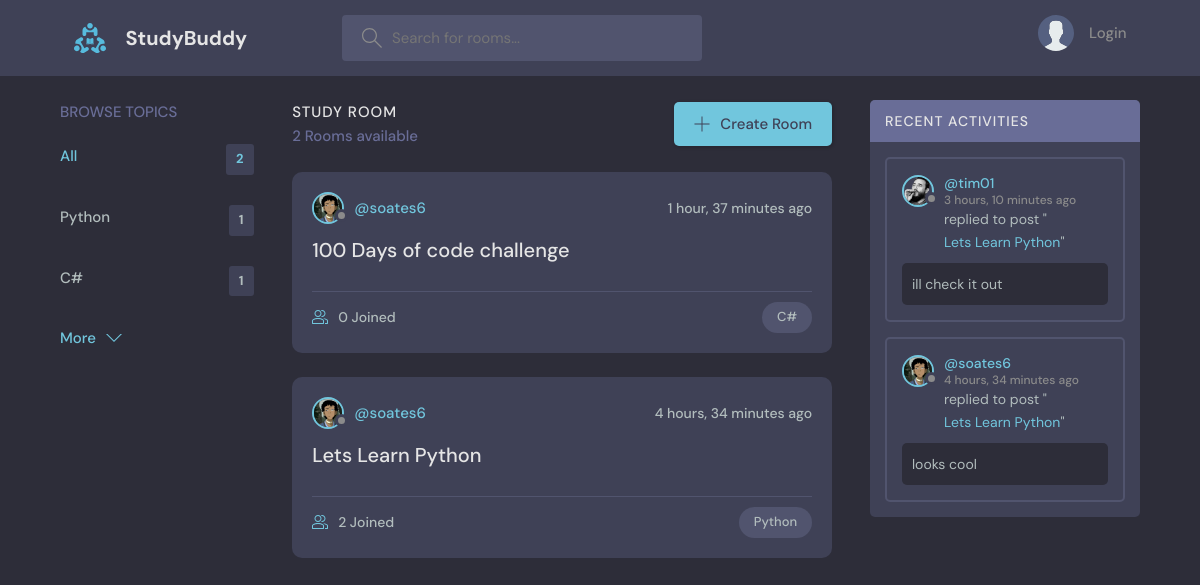
Before: / with the older database file.
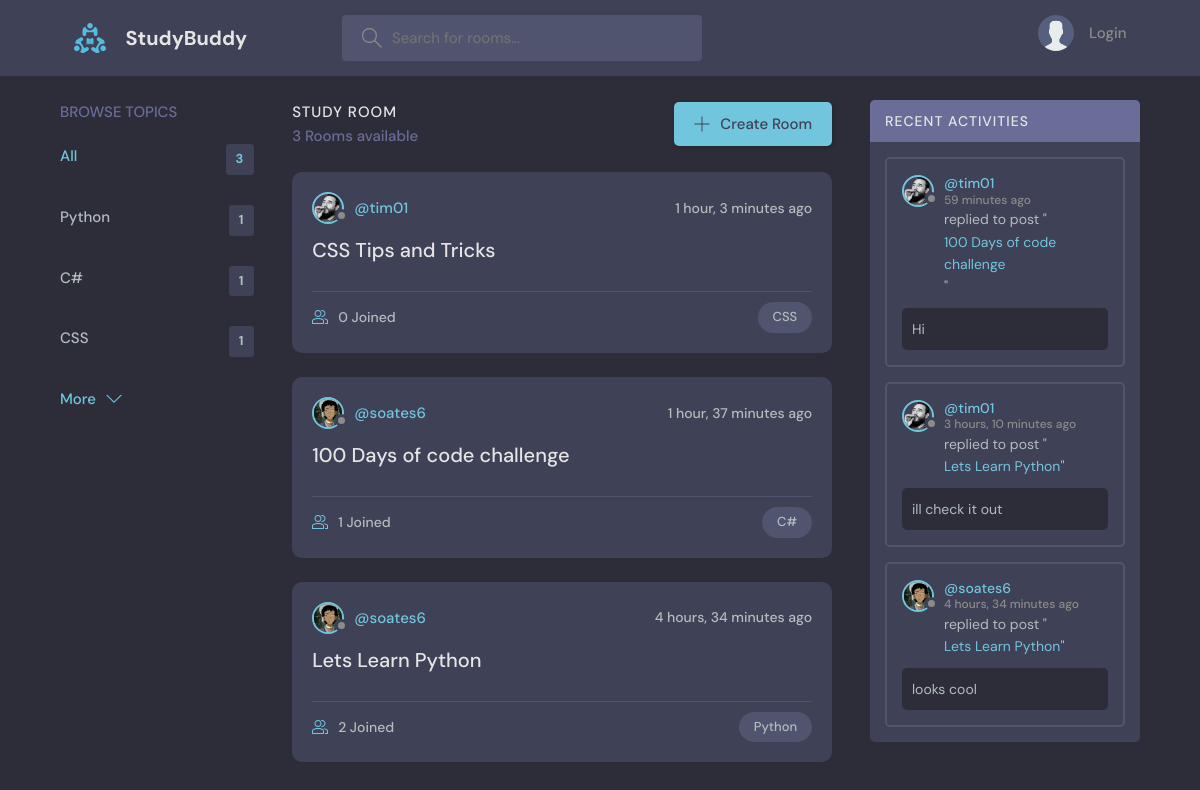
After: the same page with the newer database file.
### base/models.py (models this page shows, shortened)
class Topic(models.Model):
    name = models.CharField(max_length=200)

class Room(models.Model):
    host = models.ForeignKey(User, on_delete=models.SET_NULL, null=True)
    topic = models.ForeignKey(Topic, on_delete=models.SET_NULL, null=True)
    name = models.CharField(max_length=200)
    description = models.TextField(null=True, blank=True)
    participants = models.ManyToManyField(User, related_name='participants', blank=True)
    updated = models.DateTimeField(auto_now=True)
    created = models.DateTimeField(auto_now_add=True)
    class Meta:
        ordering = ['-updated', '-created']

class User(AbstractUser):
    name = models.CharField(max_length=200, null=True)
    email = models.EmailField(unique=True, null=True)
    bio = models.TextField(null=True)
    avatar = models.ImageField(null=True, default="avatar.svg")
    USERNAME_FIELD = 'email'
    REQUIRED_FIELDS = []

class Message(models.Model):
    user = models.ForeignKey(User, on_delete=models.CASCADE)
    room = models.ForeignKey(Room, on_delete=models.CASCADE)
    body = models.TextField()
    updated = models.DateTimeField(auto_now=True)
    created = models.DateTimeField(auto_now_add=True)
    class Meta:
        ordering = ['-updated', '-created']

### base/views.py (the view)
# urls.py: path('', views.home, name="home"),
def home(request):
    q = request.GET.get('q') if request.GET.get('q') != None else ''
    rooms = Room.objects.filter(
        Q(topic__name__icontains=q) |
        Q(name__icontains=q) |
        Q(description__icontains=q)
        )
    topics = Topic.objects.all()[0:5]
    room_count = rooms.count()
    room_messages = Message.objects.filter(Q(room__topic__name__icontains=q))
    context = {'rooms' : rooms, 'topics': topics,
               'room_count': room_count, 'room_messages' : room_messages}
    return render(request, 'base/home.html', context)

### base/templates/base/home.html (shortened to what this page needs)
{% extends 'main.html' %}
{% block content %}
<main class="layout layout--3">
    <div class="container">
        {% include 'base/topics_component.html' %}
        <div class="roomList">
            <div class="roomList__header">
                <div>
                    <h2>Study Room</h2>
                    <p>{{room_count}} Rooms available</p>
                </div>
                <a class="btn btn--main" href="{% url 'create-room' %}">
                    <svg version="1.1" xmlns="http://www.w3.org/2000/svg" width="32" height="32" viewBox="0 0 32 32">
                        <title>add</title>
                        <path d="M16.943 0.943h-1.885v14.115h-14.115v1.885h14.115v14.115h1.885v-14.115h14.115v-1.885h-14.115v-14.115z"></path>
                    </svg>
                    Create Room
                </a>
            </div>
            {% include 'base/feed_component.html' %}
        </div>
        {% include 'base/activity_component.html' %}
    </div>
    </main>
{% endblock %}

### base/templates/base/topics_component.html
<div class="topics">
    <div class="topics__header">
        <h2>Browse Topics</h2>
    </div>
    <ul class="topics__list">
        <li>
            <a href="{% url 'home' %}" class="active">All <span>{{topics.count}}</span></a>
        </li>
        {% for topic in topics %}
        <li>
            <a href="{% url 'home' %}?q={{topic.name}}">{{topic.name}} <span>{{topic.room_set.all.count}}</span></a>
        </li>
        {% endfor %}
    </ul>
    <a class="btn btn--link" href="{% url 'topics' %}">
        More
        <svg version="1.1" xmlns="http://www.w3.org/2000/svg" width="32" height="32" viewBox="0 0 32 32">
            <title>chevron-down</title>
            <path d="M16 21l-13-13h-3l16 16 16-16h-3l-13 13z"></path>
        </svg>
    </a>
</div>

### base/templates/base/feed_component.html (shortened to what this page needs)
{% for room in rooms %}
<div class="roomListRoom">
    <div class="roomListRoom__header">
        <a href="{% url 'user-profile' room.host.id %}" class="roomListRoom__author">
            <div class="avatar avatar--small">
                <img src="{{room.host.avatar.url}}" />
            </div>
            <span>@{{room.host.username}}</span>
        </a>
        <div class="roomListRoom__actions">
            <span>{{room.created|timesince}} ago</span>
        </div>
    </div>
    <div class="roomListRoom__content">
        <a href="{% url 'room' room.id %}">{{room.name}}</a>
    </div>
    <div class="roomListRoom__meta">
        <a href="{% url 'room' room.id %}" class="roomListRoom__joined">
            {{room.participants.all.count}} Joined
        </a>
        <p class="roomListRoom__topic">{{room.topic.name}}</p>
    </div>
</div>
{% endfor %}

### base/templates/base/activity_component.html (shortened to what this page needs)
<div class="activities">
    <div class="activities__header">
        <h2>Recent Activities</h2>
    </div>
    {% for message in room_messages %}
    <div class="activities__box">
        <div class="activities__boxHeader roomListRoom__header">
            <a href="{% url 'user-profile' message.user.id %}" class="roomListRoom__author">
                <div class="avatar avatar--small">
                    <img src="{{message.user.avatar.url}}" />
                </div>
                <p>
                    @{{message.user.username}}
                    <span>{{message.created|timesince}} ago</span>
                </p>
            </a>
        </div>
        <div class="activities__boxContent">
            <p>replied to post "<a href="{% url 'room' message.room.id %}">{{message.room.name}}</a>"</p>
            <div class="activities__boxRoomContent">
                {{message.body}}
            </div>
        </div>
    </div>
    {% endfor %}
</div>

Changed rows visible on the page:
added Topic: name "CSS", room_set.all.count "1"
added Room: host.avatar (picture), host.username "tim01", created "1 hour, 3 minutes", name "CSS Tips and Tricks", participants.all.count "0", topic.name "CSS"
computed for Room "100 Days of code challenge": participants.all.count "0" → "1"
added Message: user.avatar (picture), user.username "tim01", created "59 minutes", room.name "100 Days of code challenge", body "Hi"
Other visible differences:
{{ topics.count }}: "2" → "3"
{{ room_count }}: "2" → "3"
